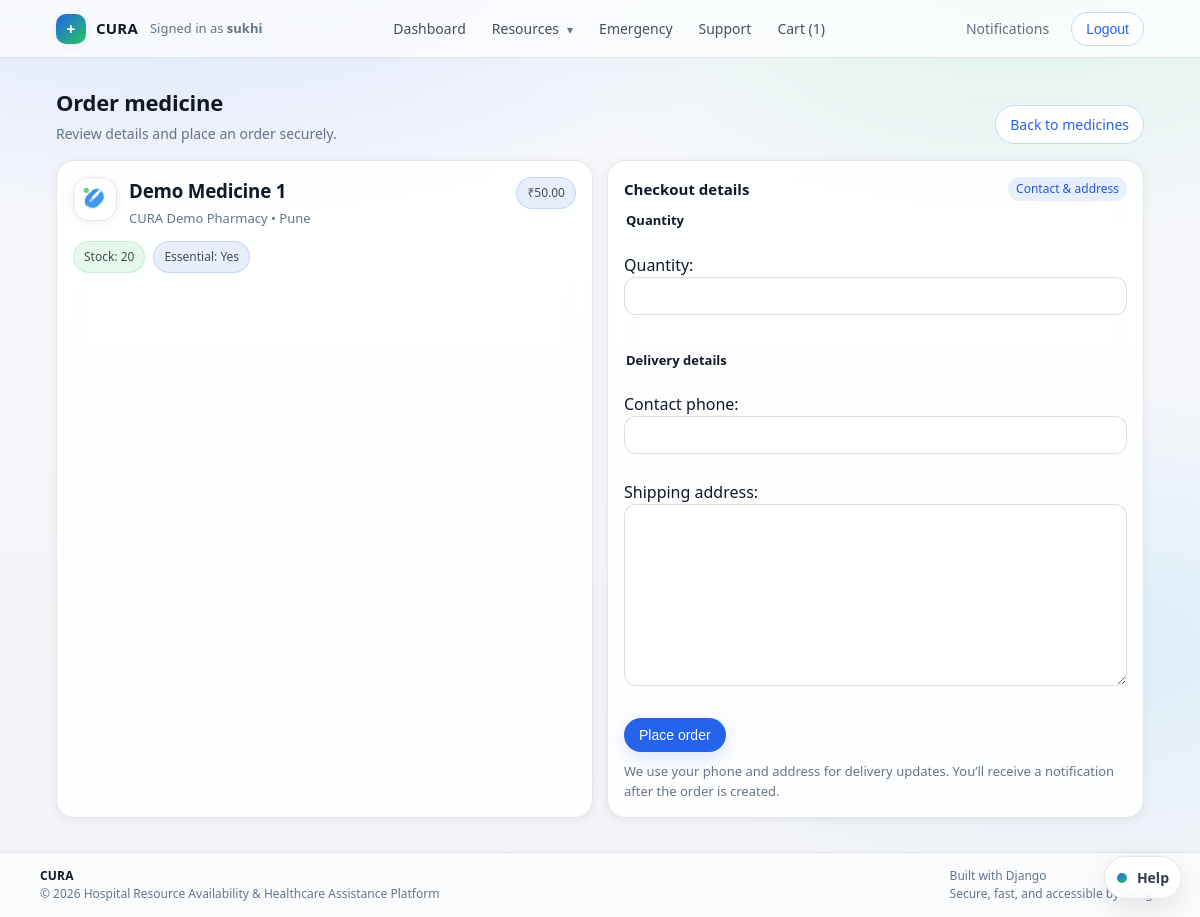
The app's page /core/medicines/order/1/ (signed in) with its own data.
### core/models.py (models this page shows, shortened)
class Medicine(models.Model):
    pharmacy = models.ForeignKey(Pharmacy, on_delete=models.CASCADE, related_name='medicines')
    name = models.CharField(max_length=255)
    description = models.TextField(blank=True)
    brand = models.CharField(max_length=255, blank=True)
    form = models.CharField(
        max_length=50,
        blank=True,
        help_text="e.g. Tablet, Syrup, Injection",
    )
    strength = models.CharField(
        max_length=50,
        blank=True,
        help_text="e.g. 500 mg, 5 mg/ml",
    )
    pack_size = models.PositiveIntegerField(
        default=1,
        help_text="Number of units (e.g. tablets) per pack",
    )
    price = models.DecimalField(max_digits=8, decimal_places=2)
    stock = models.PositiveIntegerField()
    is_essential = models.BooleanField(default=True)
    image_url = models.URLField(
        blank=True,
        help_text="Optional image for advanced medicine cards",
    )

class Pharmacy(models.Model):
    user = models.OneToOneField(settings.AUTH_USER_MODEL, on_delete=models.CASCADE, related_name='pharmacy')
    name = models.CharField(max_length=255)
    city = models.CharField(max_length=100)
    address = models.TextField()
    contact_phone = models.CharField(max_length=20)

### core/views.py (the view)
        @login_required
        def _wrapped(request, *args, **kwargs):
            try:
                role = request.user.userprofile.role
            except UserProfile.DoesNotExist:
                if request.user.is_staff or request.user.is_superuser:
                    return view_func(request, *args, **kwargs)
                messages.error(request, 'Role not assigned. Contact admin.')
                return redirect('home')
            if role not in allowed_roles:
                messages.error(request, 'You are not authorized to view this page.')
                return redirect('dashboard')
            return view_func(request, *args, **kwargs)

### core/forms.py
class MedicineOrderItemForm(forms.ModelForm):
    class Meta:
        model = MedicineOrderItem
        fields = ['quantity']

class MedicineOrderContactForm(forms.ModelForm):
    class Meta:
        model = MedicineOrder
        fields = ['contact_phone', 'shipping_address']

### core/context_processors.py (called while the page is built)
def user_role(request):
    role = None
    if request.user.is_authenticated:
        try:
            role = request.user.userprofile.role
        except UserProfile.DoesNotExist:
            role = None
    cart_count = 0
    if request.user.is_authenticated:
        cart = (
            Cart.objects.filter(user=request.user, is_active=True)
            .prefetch_related('items')
            .first()
        )
        if cart:
            cart_count = cart.total_items()
    return {
        'current_role': role,
        'cart_item_count': cart_count,
    }

### core/models.py (called while the page is built)
    def total_items(self):
        return sum(item.quantity for item in self.items.all())

### core/views.py (called while the page is built)
def role_required(allowed_roles):
    def decorator(view_func):
        @login_required
        def _wrapped(request, *args, **kwargs):
            try:
                role = request.user.userprofile.role
            except UserProfile.DoesNotExist:
                if request.user.is_staff or request.user.is_superuser:
                    return view_func(request, *args, **kwargs)
                messages.error(request, 'Role not assigned. Contact admin.')
                return redirect('home')
            if role not in allowed_roles:
                messages.error(request, 'You are not authorized to view this page.')
                return redirect('dashboard')
            return view_func(request, *args, **kwargs)
        return _wrapped
    return decorator

### templates/core/medicines/medicine_order_form.html (shortened to what this page needs)
{% extends 'base.html' %}
{% load static %}
{% block content %}
<div class="page-header">
    <div>
        <h2 class="page-title">Order medicine</h2>
        <p class="page-subtitle">Review details and place an order securely.</p>
    </div>
    <div>
        <a class="btn btn-outline" href="{% url 'medicine_search' %}">Back to medicines</a>
    </div>
</div>
<div class="emergency-grid">
    <section class="card resource-card">
        <div class="resource-top">
            <div class="media" style="align-items:flex-start;">
                <div class="avatar"><img src="{% static 'img/medicine-pill.svg' %}" alt="Medicine"></div>
                <div>
                    <h3 class="resource-title">{{ medicine.name }}</h3>
                    <p class="resource-sub">{{ medicine.pharmacy.name }} • {{ medicine.pharmacy.city }}</p>
                </div>
            </div>
            <span class="badge badge-primary">₹{{ medicine.price }}</span>
        </div>
        <div class="resource-meta">
            <span class="badge {% if medicine.stock > 0 %}badge-success{% else %}badge-danger{% endif %}">Stock: {{ medicine.stock }}</span>
            <span class="badge {% if medicine.is_essential %}badge-primary{% endif %}">Essential: {{ medicine.is_essential|yesno:"Yes,No" }}</span>
        </div>
    </section>
    <section class="card">
        <div class="card-header">
            <h3>Checkout details</h3>
            <span class="pill-status">Contact &amp; address</span>
        </div>
        <form method="post" class="form" style="margin:0;">
            <fieldset style="border:none; padding:0; margin:0 0 10px;">
                <legend style="font-size:13px; font-weight:600; margin-bottom:6px;">Quantity</legend>
                {{ item_form.as_p }}
            </fieldset>
            <fieldset style="border:none; padding:0; margin:10px 0 0;">
                <legend style="font-size:13px; font-weight:600; margin-bottom:6px;">Delivery details</legend>
                {{ contact_form.as_p }}
            </fieldset>
            <button type="submit" class="btn btn-primary">Place order</button>
        </form>
        <div class="card-muted" style="margin-top:10px;">
            We use your phone and address for delivery updates. You’ll receive a notification after the order is created.
        </div>
    </section>
</div>
{% endblock %}

### templates/base.html (shortened to what this page needs)
<!doctype html>
<html lang="en">
  <head>
    {% load static %}
    <link rel="stylesheet" href="{% static 'css/styles.css' %}" />
  </head>
  <body>
    <header class="app-header">
      <div class="app-nav">
        <div class="app-nav-left">
          <a href="{% url 'home' %}" class="brand">
            <span class="brand-mark" aria-hidden="true">+</span>
            <span class="brand-text">CURA</span>
          </a>
          {% if user.is_authenticated %}
          <span class="nav-user"
            >Signed in as <strong>{{ user.username }}</strong></span
          >
          {% endif %}
        </div>
        <nav class="app-nav-center" aria-label="Primary">
          {% if user.is_authenticated %}
          <a href="{% url 'dashboard' %}" class="nav-item">Dashboard</a>
          <details class="nav-dd">
            <summary class="nav-item nav-dd-summary">Resources</summary>
          </details>
          <a href="{% url 'emergency_contacts' %}" class="nav-item"
            >Emergency</a
          >
          <a href="{% url 'support_request_create' %}" class="nav-item"
            >Support</a
          >
          {% if current_role == 'PATIENT' %}
          <a href="{% url 'cart_detail' %}" class="nav-item">
            Cart{% if cart_item_count %} ({{ cart_item_count }}){% endif %}
          </a>
          {% endif %} {% else %}
          <a href="{% url 'home' %}" class="nav-item">Home</a>
          {% endif %}
        </nav>
        <div class="app-nav-right">
          {% if user.is_authenticated %}
          <a
            href="{% url 'notifications_list' %}"
            class="nav-item nav-item-muted"
            >Notifications</a
          >
          <form
            action="{% url 'logout' %}"
            method="post"
            style="display: inline"
          >
            <button type="submit" class="btn btn-outline">Logout</button>
          </form>
          {% else %}
          <a href="{% url 'login' %}" class="btn btn-primary">Login</a>
          <a href="{% url 'register' %}" class="btn btn-ghost">Register</a>
          {% endif %}
        </div>
      </div>
    </header>
    <main class="page">
       {% block content %}{% endblock %}
    </main>
    <footer class="footer">
      <div class="footer-inner">
        <div class="footer-left">
          <div class="footer-brand">CURA</div>
          <div class="footer-sub">
            &copy; {% now "Y" %} Hospital Resource Availability &amp; Healthcare
            Assistance Platform
          </div>
        </div>
        <div class="footer-right">
          <div>Built with Django</div>
          <div class="footer-sub">Secure, fast, and accessible by design</div>
        </div>
      </div>
    </footer>
    <div class="assistant-widget" id="assistantWidget">
      <details class="assistant-panel" id="assistantPanel">
        <summary class="assistant-fab" aria-label="Open CURA Assistant">
          <span class="assistant-fab-dot" aria-hidden="true"></span>
          <span class="assistant-fab-label">Help</span>
        </summary>
      </details>
    </div>
  </body>
</html>

### records on screen
Medicine: name "Demo Medicine 1", pharmacy.name "CURA Demo Pharmacy", pharmacy.city "Pune", price "50.00", stock "20", is_essential "Yes"

### other values on screen
{{ user.username }} "sukhi"
{{ cart_item_count }} "1"
